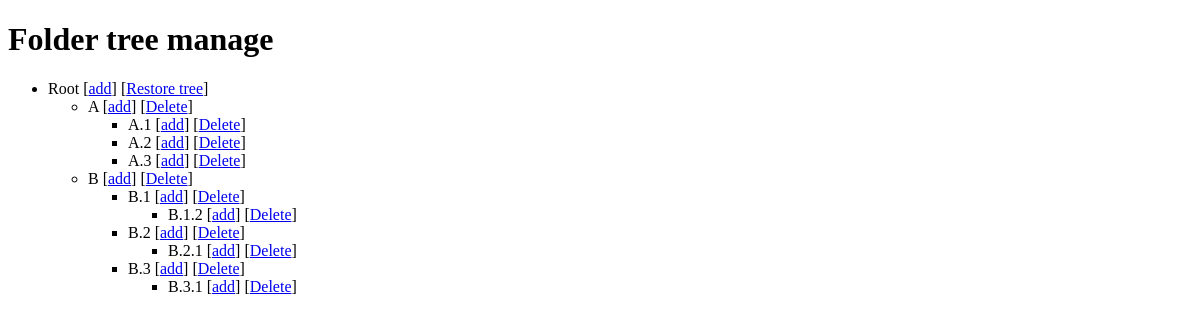
Before: / with the older database file.
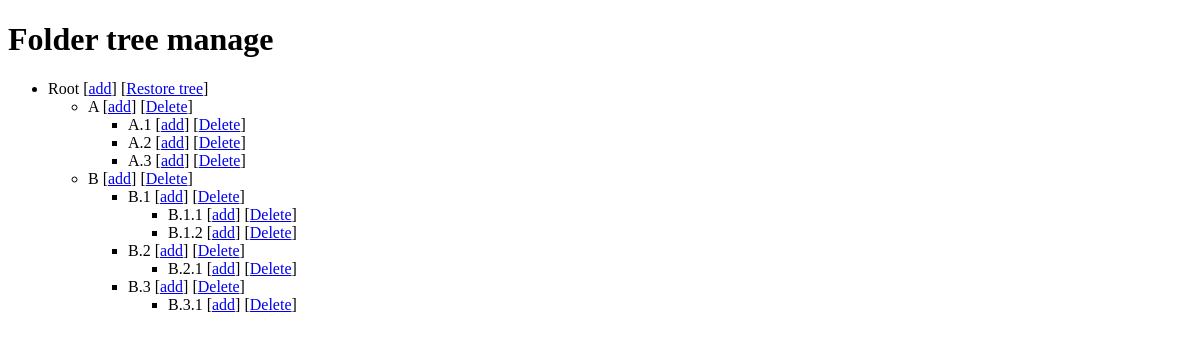
After: the same page with the newer database file.
### tables this page shows
CREATE TABLE `tree` (
  `id` int(11) NOT NULL AUTO_INCREMENT,
  `name` varchar(255) NOT NULL,
  `left` int(11) DEFAULT NULL,
  `right` int(11) DEFAULT NULL,
  PRIMARY KEY (`id`)
);

### models/BaseModel.php (called while the page is built, shortened)
<?php
class BaseModel {
    function __construct($config) {
        $db = $config['db'];
        $this->db = new PDO("mysql:host={$db['host']};dbname={$db['db_name']};charset=utf8mb4", $db['username'], $db['password']);
    }
}

### models/TreeNested.php (called while the page is built, shortened)
<?php
class TreeNested extends BaseModel {
    public function getAll() {
        $stmt = $this->db->query("SELECT * FROM tree");
        return $stmt->fetchAll(PDO::FETCH_ASSOC);
    }
    public function createTree($category, $left = 0, $right = null) {
        $tree = array();
        foreach ($category as $cat => $range) {
            unset($category[$cat]);
            if ($range['left'] == $left + 1 && (is_null($right) || $range['right'] < $right)) {
                $tree[$cat] = $this->createTree($category, $range['left'], $range['right']);
                $left = $range['right'];
            }
        }
        return $tree;
    }
}

### config.php (called while the page is built)
<?php
return [
    'db' => [
        'host' => 'localhost',
        'db_name' => 'br24_nested',
        'username' => 'root',
        'password' => '',
    ],
    'backup_dir' => './backup/br24_nested_updated.sql'
];

### common/Utility.php (the view, shortened to what this page needs)
<?php
class Utility {
    public static function createLink($id) {
        if ($id != 1) {
            $url = " [<a href='?action=create&id={$id}'>add</a>] [<a href='?action=delete&id={$id}'>Delete</a>]";
        } else {
            $url = " [<a href='?action=create&id={$id}'>add</a>] [<a href='?action=restore'>Restore tree</a>]";
        }
        return $url;
    }
    public static function createList($keys, $data) {
        $list = "<ul>";
        foreach ($keys as $key => $row) {
            if (count($row)) {
                $list .= '<li>' . $data[$key]['name'] . self::createLink($data[$key]['id']) . self::createList($row, $data) . '</li>';
            } else {
                $list .= '<li>' . $data[$key]['name'] . self::createLink($data[$key]['id']) . '</li>';
            }
        }
        $list .= "</ul>";
        return $list;
    }
}

### index.php (shortened to what this page needs)
<?php
require_once './models/BaseModel.php';
require_once './models/TreeNested.php';
require_once './common/Utility.php';
$config = require_once './config.php';
$treeNested = new TreeNested($config);
$isError = false;
$data = $treeNested->getAll();
$tree = $treeNested->createTree($data);
$list = Utility::createList($tree, $data);
?>
<!DOCTYPE html>
<html>
<body>
<h1>Folder tree manage</h1>
<?php if ($isError): ?>
    <p>Folder Id not found </p>
<?php else: ?>
    <?= $list ?>
<?php endif; ?>
</body>
</html>

Changed rows visible on the page:
now on this page (row edited): tree: name "B.1.1", shown under "B.1"
